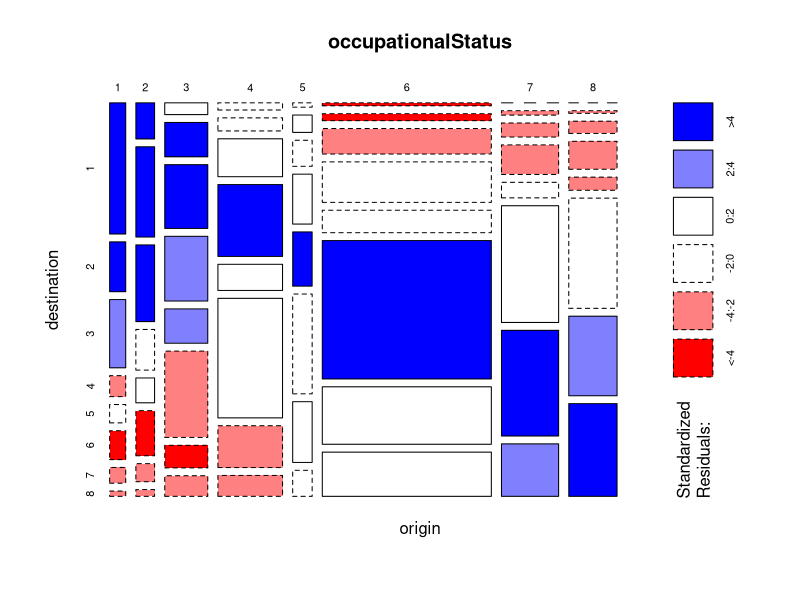
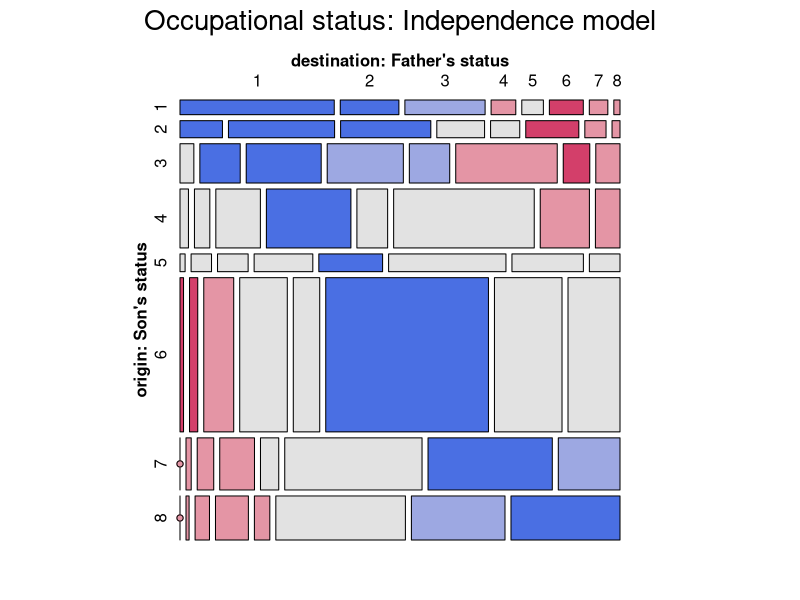
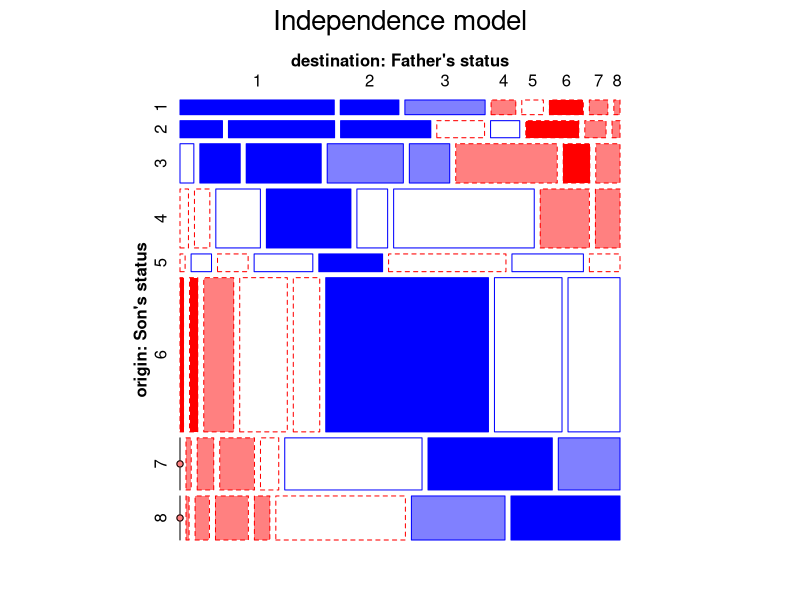
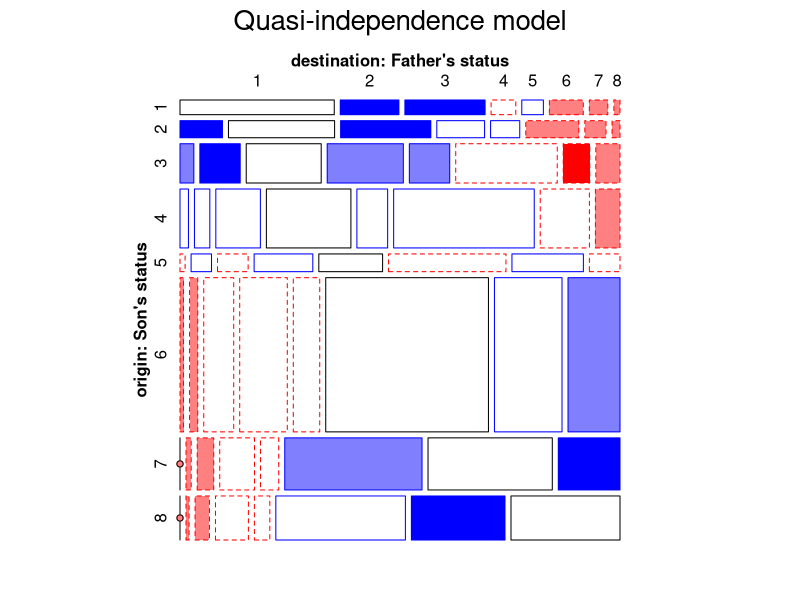
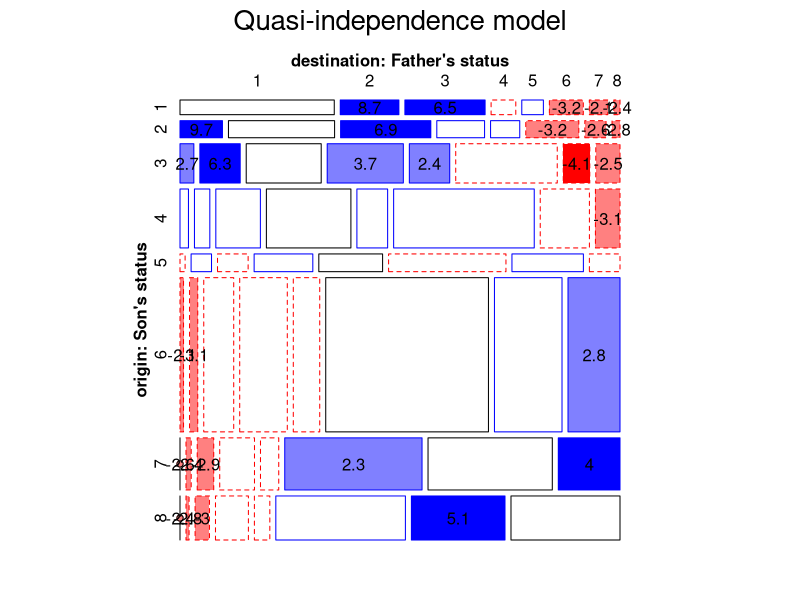
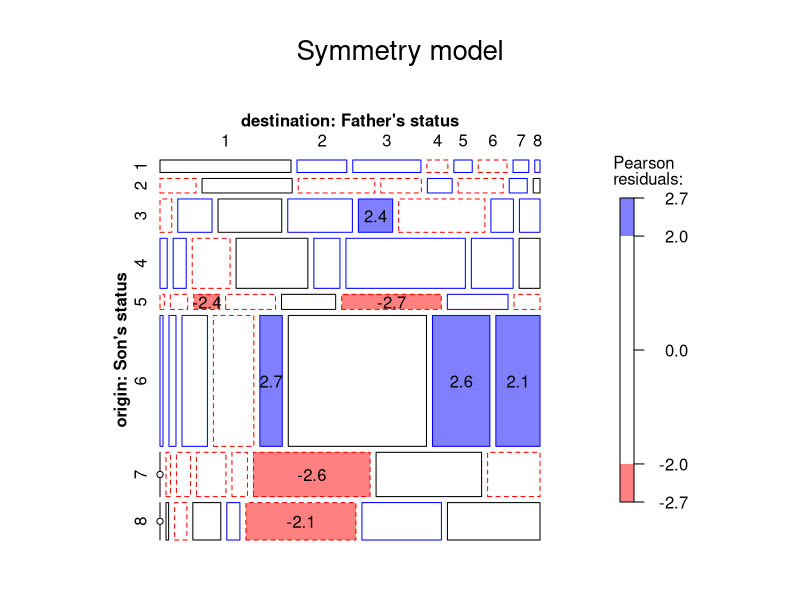
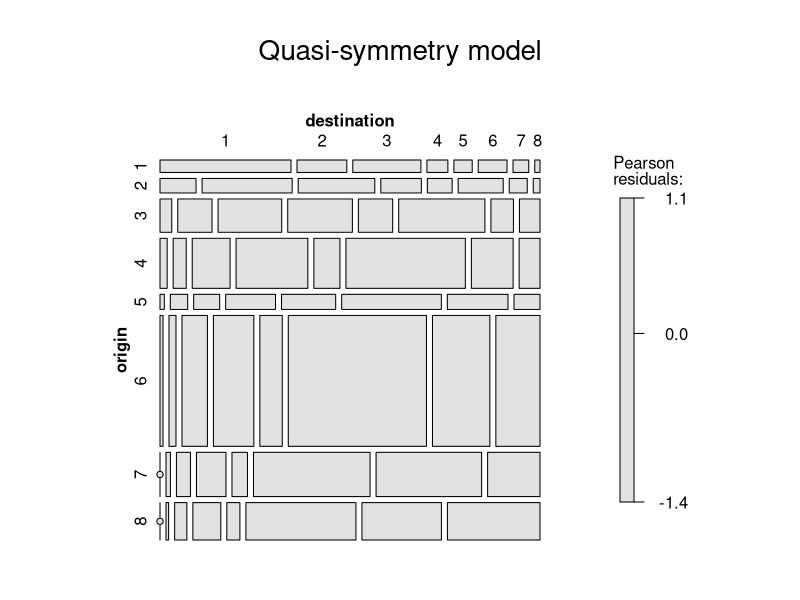

Reproduce these figures in R, in order. (Note: this script raises an error after producing the figures.)
# Occupational status data from Goodman (1979) and Duncan (1979)
# Fit a variety of models.  Compare mosaic using expected= to mosaic.glm
# Occ status (1:8)-- professional, managerial, upper non-man, lower non-man,
#        ... unskilled

library(gnm)
library(vcdExtra)
data(occupationalStatus, package="datasets")
str(occupationalStatus)
occupationalStatus

# graphics::mosaicplot is the default plot method for a table
plot(occupationalStatus, shade=TRUE)

# define long labels for use in mosaics
long.labels <- list(set_varnames = c(origin="origin: Son's status", 
                                     destination="destination: Father's status"))

mosaic(occupationalStatus, shade=TRUE, 
       main="Occupational status: Independence model", 
       labeling_args = long.labels, 
       legend=FALSE)

# the standard model of independence
indep <- glm(Freq ~ origin + destination, 
             family = poisson, 
             data=occupationalStatus)

# the same mosaic, using the fitted model
mosaic(indep, 
       main="Independence model",
       labeling_args = long.labels, 
       legend=FALSE, 
       gp=shading_Friendly)


# fit the model of quasi-independence, ignoring the diagonal cells
quasi <-  gnm(Freq ~ origin + destination + Diag(origin,destination), 
                           family=poisson, data=occupationalStatus)
#str(quasi$data)
anova(quasi, test="Chisq")

## BUGLET (vcd): the diagonal cells should be considered 0 here--- outlined in black
mosaic(occupationalStatus, 
       expected=fitted(quasi), 
       main="Quasi-independence model", 
       labeling_args = long.labels, 
       legend=FALSE, gp=shading_Friendly)


## using mosaic.gnm
mosaic(quasi, main="Quasi-independence model",
  labeling_args = long.labels, 
  legend=FALSE, gp=shading_Friendly, 
  labeling=labeling_residuals)


# symmetry model
symmetry <- glm(Freq ~ Symm(origin, destination), 
                family=poisson, 
                data=occupationalStatus)
# mosaic(occupationalStatus, expected=fitted(symmetry), main="Symmetry model",
# 	gp=shading_Friendly, labeling=labeling_residuals, labeling_args = long.labels )

# using mosaic.glm --- OK
mosaic(symmetry, 
       main="Symmetry model", 
       gp=shading_Friendly, 
       labeling=labeling_residuals, 
       labeling_args = long.labels )

quasi.symm <- glm(Freq ~ origin + destination + Symm(origin, destination), 
                  family=poisson, 
                  data=occupationalStatus)
anova(quasi.symm)
mosaic(occupationalStatus, 
       expected=fitted(quasi.symm), 
       main="Quasi-symmetry model")

# model comparisons
anova(independence, quasi, quasi.symm, test="Chisq")

# compare symmetry to quasi summetry
anova(symmetry, quasi.symm, test="Chisq")

# association models
# uniform association, aka linear x linear association
Rscore <- as.vector(row(occupationalStatus))
Cscore <- as.vector(col(occupationalStatus))

uniform <- gnm(Freq ~ origin + destination + Rscore:Cscore, 
               family=poisson, 
               data=occupationalStatus)

mosaic(uniform, 
       main="Uniform association model", 
       labeling_args = long.labels, 
       legend=FALSE,
       gp=shading_Friendly, 
       labeling=labeling_residuals )

RChomog <- gnm(Freq ~ origin + destination + Diag(origin, destination) + 
                 MultHomog(origin, destination), 
               family=poisson, 
               data=occupationalStatus)

mosaic(RChomog, 
       main="RC homogeneous model", 
       labeling_args = long.labels, 
       legend=FALSE,
       gp=shading_Friendly, 
       labeling=labeling_residuals)

# RC1 - heterogeneous association
RC1 <- gnm(Freq ~ origin + destination + Diag(origin, destination) + 
             Mult(origin, destination),	
           family=poisson, 
           data=occupationalStatus)

mosaic(RC1, main="RC heterogeneous model", 
       labeling_args = long.labels, 
       legend=FALSE,
       gp=shading_Friendly, 
       labeling=labeling_residuals)
